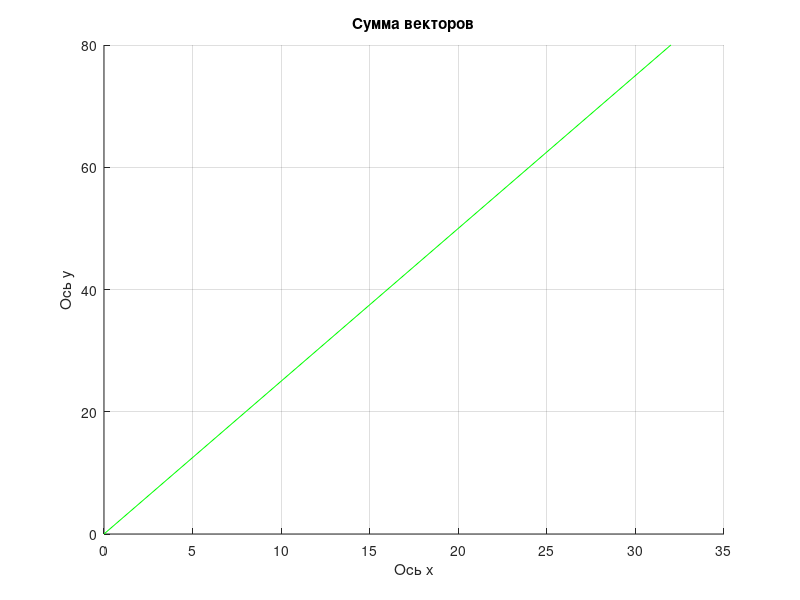
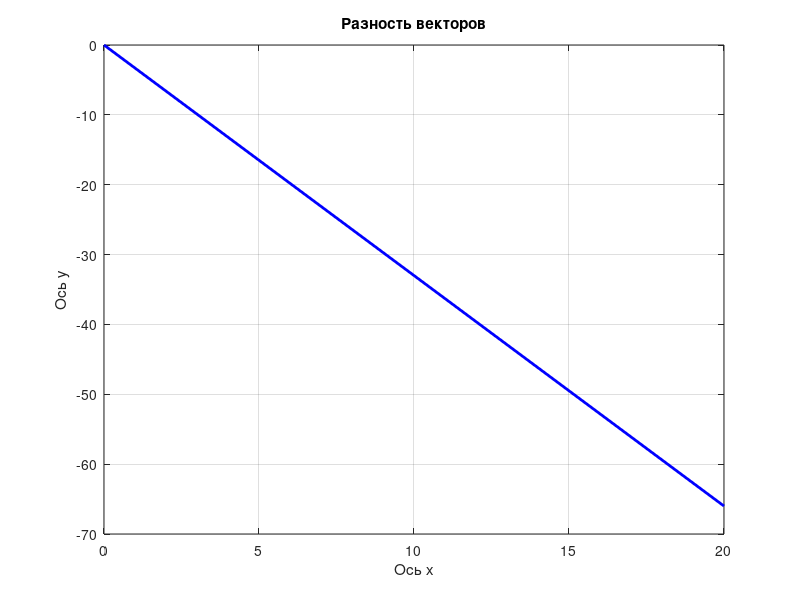

The MATLAB source for these figures, in order:
%Задание №1
%Даны 2 вектора a(ax, ay) и b(bx, by). Реализовать программу, которая:
%• рассчитывает сумму и разность векторов
%• отрисовывает на двух отдельных графиках сумму и разность
%векторов
disp("_______________________ЗАДАНИЕ № 1______________________________")
rand_ax = randi([1, 90], 1, 1)
rand_ay = randi([1, 90], 1, 1)
rand_bx = randi([1, 90], 1, 1)
rand_by = randi([1, 90], 1, 1)
ax = [0, rand_ax]
ay = [0, rand_ay]
bx = [0, rand_bx]
by = [0, rand_by]
hold on
grid on
title ('Сумма векторов')
xlabel('Ocь x')
ylabel('Ось y')

plot(ax+bx, ay+by,  'color', 'green')
hold on
figure;plot(ax-bx, ay-by, 'linewidth', 2, 'color', 'blue')
grid on
title('Разность векторов')
xlabel('Ось x')
ylabel('Ось y')
%Задание № 2
%Дан вектор a(ax, ay, az). 
% Реализовать программу, которая рассчитывает направляющие косинусы и длину данного вектора и выводит их в консоль.
disp("_______________________ЗАДАНИЕ № 2______________________________")
disp("Вектор a:")
a_2 = randi([2, 30], 1, 3)
disp("Направляющие косинусы:")
disp("cos(α)")
cos_alfa = a_2(1) / (sqrt(a_2(1)^2 + a_2(2)^2 + a_2(3)^2))
disp("cos(β)")
cos_bet = a_2(2) / (sqrt(a_2(1)^2 + a_2(2)^2 + a_2(3)^2))
disp("cos( γ)")
cos_gamm = a_2(3) / (sqrt(a_2(1)^2 + a_2(2)^2 + a_2(3)^2))
disp("Длина вектора:")
dlina_vecyor = (sqrt(a_2(1)^2 + a_2(2)^2 + a_2(3)^2))
disp("_______________________ЗАДАНИЕ № 3______________________________")
%Задание  №3
%Даны 2 вектора a(ax, ay) и b(bx, by). Реализовать программу, которая:
%• рассчитывает скалярное и векторное произведение векторов
%• выводит в консоль результаты расчётов

a = randi([2, 30], 1, 2)
b = randi([2, 30], 1, 2)
disp("Длина вектора а:")
dlina_vectora_a = sqrt(a(1)^2 + a(2)^2)
disp("Длина вектора b:")
dlina_vectora_b = sqrt(b(1)^2 + b(2)^2)
cos_a = (a(1) * b(1) + a(2) * b(2)) / (sqrt(a(1)^2 + a(2)^2) * sqrt(b(1)^2 + b(2)^2))
sin_a = 1 - cos_a^2
disp("Сколярное произведение векторов:")
sc_pr = dlina_vectora_a * dlina_vectora_b * cos_a
disp("Векторное произведение векторов: ")
v_pr = dlina_vectora_a * dlina_vectora_b * sin_a
